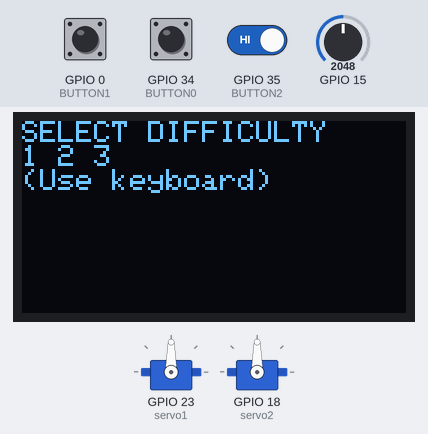
Recording of a sketch running on a simulated ESP32. On the bench: 2 × servo, 128×64 one-colour display. The inputs (shaded band) are chosen by the test bench; at power-on: GPIO 0 (BUTTON1) HIGH, GPIO 34 (BUTTON0) HIGH, GPIO 35 (BUTTON2) HIGH, GPIO 15 = 2048. Random numbers use the default seed unless the sketch sets one; what the sketch prints to the serial monitor is not drawn.

Above: at 1.2 s.
1.3 s: GPIO 0 (BUTTON1) pulled LOW for 0.15 s
At 1.9 s:
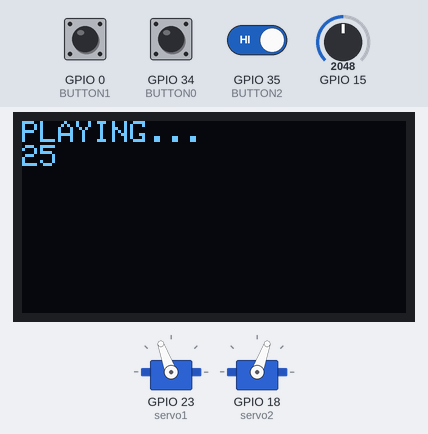
4.4 s: GPIO 0 (BUTTON1) pulled LOW for 1 s
At 5.0 s:
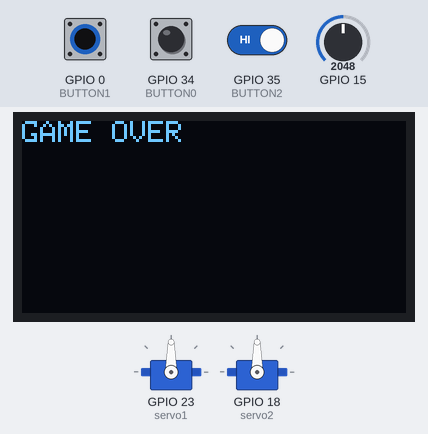
8.4 s: GPIO 34 (BUTTON0) pulled LOW for 0.15 s
At 9.7 s:
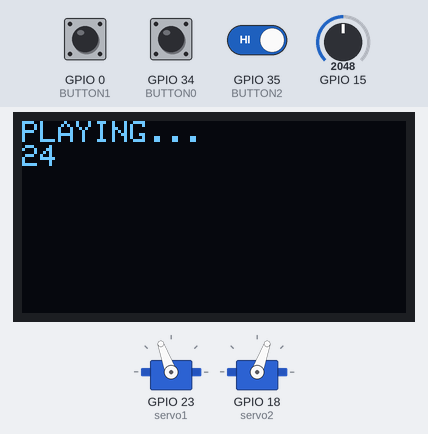
11.5 s: GPIO 34 (BUTTON0) pulled LOW for 1 s
At 14.2 s:
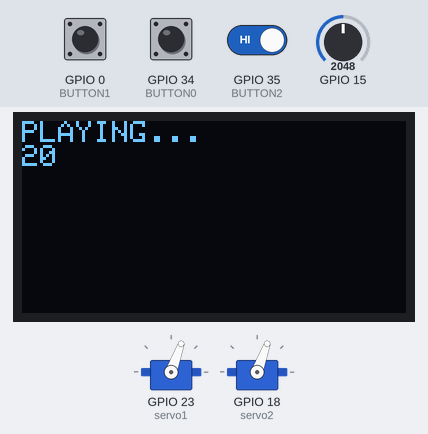
14.9 s: GPIO 0 (BUTTON1) driven LOW and GPIO 34 (BUTTON0) driven LOW and GPIO 35 (BUTTON2) driven LOW
At 15.5 s:
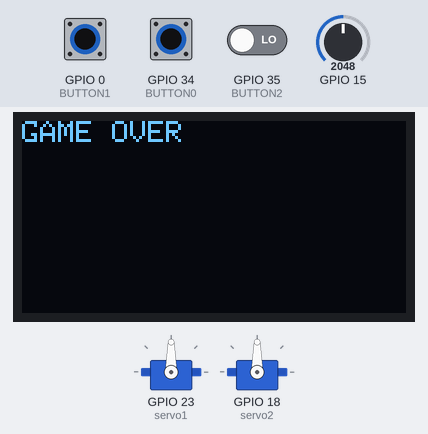
17.9 s: GPIO 15 set to 3603
At 21.4 s:
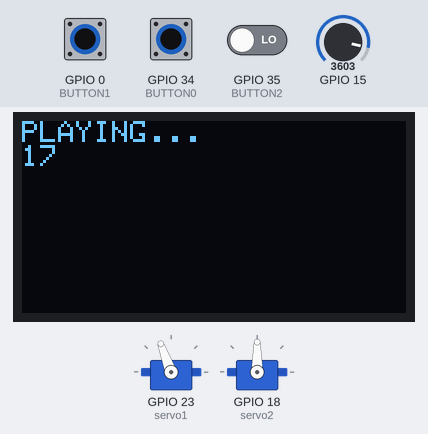
Timing chart, 0 to 24.6 s (numbered marks = the images above; inputs shaded):
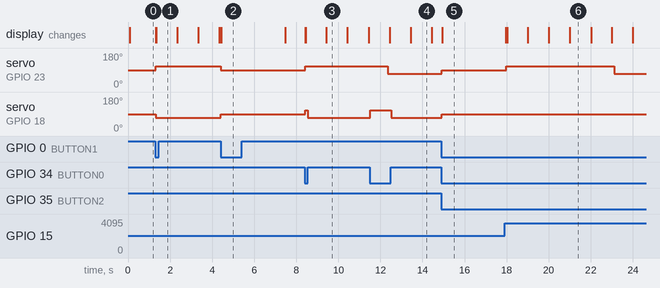

Measured:
- after the input at 1.3 s, servo on GPIO 23 (servo1): 90° → 110° at once; servo on GPIO 18 (servo2): 90° → 70° at once; the display: first changes at once (image 1 shows a later state)
- after the input at 4.4 s, servo on GPIO 18 (servo2): 70° → 90° at once
- after the input at 8.4 s, servo on GPIO 23 (servo1): 90° → 110° at once; servo on GPIO 18 (servo2): 90° → 110° at once, → 70° 0.13 s later; the display: first changes at once (image 3 shows a later state)
- after the input at 11.5 s, servo on GPIO 18 (servo2): 70° → 110° at once, → 70° 1.0 s later
- after the input at 14.9 s, servo on GPIO 18 (servo2): 70° → 90° at once
- what the display in image 3 shows lasts 1.0 s, from 9.4 s to 10.4 s

The sketch:

ClawGame.ino
```cpp
#include <Adafruit_SSD1306.h>
#include<ESP32Servo.h>
#include<Wire.h>
#include<VL53L0X.h>

#define BUTTON0 34
#define BUTTON1 0
#define BUTTON2 35

Adafruit_SSD1306 lcd(128, 64);
Servo servo1, servo2;
VL53L0X sensor;

void setup() {
  //Start serial
  Serial.begin(230400);
  Wire.begin();
  Serial.println("*** SETUP CLAW GAME ***");

  //Set buttons
  pinMode(BUTTON0, INPUT_PULLUP);
  pinMode(BUTTON1, INPUT_PULLUP);
  pinMode(BUTTON2, INPUT_PULLUP);

  //Set servos
  servo1.attach(23);
  servo2.attach(18);
  servo1.write(90), servo2.write(90);

  //Start IR sensors
  sensor.init();
  sensor.startContinuous();

  // Start LCD scren
  lcd.begin(SSD1306_SWITCHCAPVCC, 0x3C);
  lcd.setTextColor(WHITE);
  lcd.clearDisplay();
  lcd.display();
}

int playing = 0; //Whether or not the game has started. Also indicates difficulty (1-3)

unsigned long last_flip[] = {0.0, 0.0, 0.0};
byte prev_state[] = {1, 1, 1};

/* A menu for holding the game until a button is pressed.*/
void menu(){
  unsigned long current_time = millis();
  playing = 0;

  //Make sure servos are stopped
  servo1.write(90), servo2.write(90);

  //Write menu
  lcd.clearDisplay();
  lcd.setCursor(0,0);
  lcd.print("SELECT DIFFICULTY");
  lcd.setCursor(0,8);
  lcd.print("1 2 3");
  lcd.setCursor(0,16);
  lcd.print("(Use keyboard)");
  lcd.display();

  Serial.println("*** BEGIN MENU ***");

  while(playing <= 0){
    current_time = millis();

    //Check input for start. Use number for difficulty
    byte processing_input[3];

    //button 0 - reverse speed
    byte curr_state = digitalRead(BUTTON0);
    if((curr_state==0 && prev_state[0]==1) && (current_time-last_flip[0]>=100)){
      Serial.println("BUTTON 0");
      playing = 1;
      last_flip[0] = current_time;
    }
    prev_state[0] = curr_state;

    //button 1 - pause/resume
    curr_state = digitalRead(BUTTON1);
    if((curr_state==0 && prev_state[1]==1) && (current_time-last_flip[1]>=100)){
      Serial.println("BUTTON 1");
      playing = 2;
      last_flip[1] = current_time;
    }
    prev_state[1] = curr_state;

    //button 2 - halve frame delay
    curr_state = digitalRead(BUTTON2);
    if((curr_state==0 && prev_state[2]==1) && (current_time-last_flip[2]>=100)){
      Serial.println("BUTTON 2");
      playing = 3;
      last_flip[2] = current_time;
    }
    prev_state[2] = curr_state;
  }
}

/* Runs the game */
void game(){
  randomSeed(analogRead(A13)); // sample analog pin as random seed
  int seconds = random(20, 30); //pick random time between 10 and 15 seconds
  unsigned long current_time = millis(); //current time in milliseconds
  unsigned long end_time = current_time+seconds*1000; //Set end time
  unsigned long change_direction = current_time; //how long until
  int auto_speed = 20; //Holds the current speed of servo

  Serial.println("*** BEGIN CLAW GAME ***");

  //game loop
  while(playing != 0){
    current_time = millis(); //Set time

    //Check for end of game
    if(current_time >= end_time){
      Serial.println("*** END OF CLAW GAME ***");

      //Stop servos
      servo1.write(90);
      servo2.write(90);

      //draw lcd
      lcd.clearDisplay();
      lcd.setCursor(0,0);
      lcd.print("GAME OVER");

      //Check sensor and determine whether you were lined up or not
      lcd.setCursor(0,8);
      /*
      if(sensor.readRangeSingleMillimeters() > 100){
        lcd.print("TOO FAR");
      }else{
        lcd.print("YOU WIN");
      }*/
      lcd.display();

      delay(3000);

      //Check whether or not it landed on the hoop
      //Display results
      //Reset electromagnet

      playing = 0;
    }else{
      //draw lcd
      lcd.clearDisplay();
      lcd.setCursor(0,0);
      lcd.print("PLAYING...");
      lcd.setCursor(0,8);
      lcd.print(String((end_time-current_time)/1000));
      lcd.display();

      //Write servo 1
      if(current_time >= change_direction){
        Serial.println("CHANGING DIRECTION");
        Serial.println(String(90+auto_speed));
        servo1.write(90+auto_speed);
        auto_speed *= -1;
        change_direction += random(3000, 6000);
      }

      //Check input
      //NOTE: Button 0 should go up and button 2 should go down
      if(digitalRead(BUTTON0)){
        servo2.write(70);
      }else if(digitalRead(BUTTON2)){
        servo2.write(110);
      }else{
        servo2.write(90);
      }

      //button 1
      byte curr_state = digitalRead(BUTTON1);
      if((curr_state==0 && prev_state[1]==1) && (current_time-last_flip[1]>=100)){
        Serial.println("BUTTON 1");
        end_time = 0.0;
        last_flip[1] = current_time;
      }
      prev_state[1] = curr_state;
    }
  }
}

void loop() {
  // put your main code here, to run repeatedly:
  menu();
  game();
}
```
